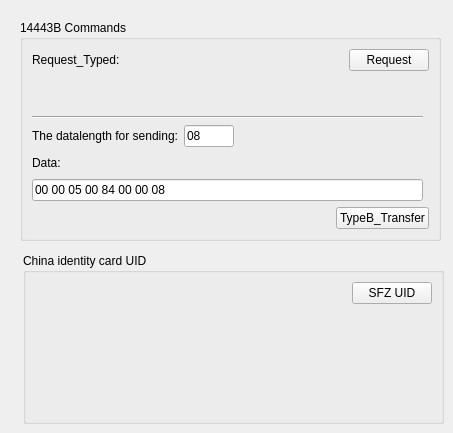
        <widget class="QWidget" name="tab_3">
         <attribute name="title">
          <string>14443 B</string>
         </attribute>
         <widget class="QGroupBox" name="groupBox_5">
          <property name="geometry">
           <rect>
            <x>20</x>
            <y>20</y>
            <width>421</width>
            <height>221</height>
           </rect>
          </property>
          <property name="title">
           <string>14443B Commands</string>
          </property>
          <layout class="QGridLayout" name="gridLayout_17">
           <item row="5" column="0">
            <layout class="QHBoxLayout" name="horizontalLayout_47">
             <item>
              <widget class="QLabel" name="label_40">
               <property name="text">
                <string>Data:</string>
               </property>
              </widget>
             </item>
             <item>
              <spacer name="horizontalSpacer_41">
               <property name="orientation">
                <enum>Qt::Horizontal</enum>
               </property>
               <property name="sizeHint" stdset="0">
                <size>
                 <width>40</width>
                 <height>20</height>
                </size>
               </property>
              </spacer>
             </item>
            </layout>
           </item>
           <item row="3" column="0" colspan="2">
            <layout class="QHBoxLayout" name="horizontalLayout_46">
             <item>
              <widget class="QLabel" name="label_39">
               <property name="text">
                <string>The datalength for sending:</string>
               </property>
              </widget>
             </item>
             <item>
              <widget class="QLineEdit" name="Blength">
               <property name="maximumSize">
                <size>
                 <width>50</width>
                 <height>16777215</height>
                </size>
               </property>
               <property name="text">
                <string>08</string>
               </property>
              </widget>
             </item>
             <item>
              <spacer name="horizontalSpacer_40">
               <property name="orientation">
                <enum>Qt::Horizontal</enum>
               </property>
               <property name="sizeHint" stdset="0">
                <size>
                 <width>38</width>
                 <height>20</height>
                </size>
               </property>
              </spacer>
             </item>
            </layout>
           </item>
           <item row="0" column="0" colspan="2">
            <layout class="QHBoxLayout" name="horizontalLayout_45">
             <item>
              <widget class="QLabel" name="label_38">
               <property name="text">
                <string>Request_Typed:</string>
               </property>
              </widget>
             </item>
             <item>
              <spacer name="horizontalSpacer_39">
               <property name="orientation">
                <enum>Qt::Horizontal</enum>
               </property>
               <property name="sizeHint" stdset="0">
                <size>
                 <width>40</width>
                 <height>20</height>
                </size>
               </property>
              </spacer>
             </item>
             <item>
              <widget class="QPushButton" name="BRequest">
               <property name="text">
                <string>Request</string>
               </property>
              </widget>
             </item>
            </layout>
           </item>
           <item row="2" column="0">
            <widget class="Line" name="line_6">
             <property name="orientation">
              <enum>Qt::Horizontal</enum>
             </property>
            </widget>
           </item>
           <item row="6" column="0">
            <widget class="QLineEdit" name="BData">
             <property name="text">
              <string>00 00 05 00 84 00 00 08</string>
             </property>
            </widget>
           </item>
           <item row="7" column="0" colspan="2">
            <layout class="QHBoxLayout" name="horizontalLayout_48">
             <item>
              <spacer name="horizontalSpacer_42">
               <property name="orientation">
                <enum>Qt::Horizontal</enum>
               </property>
               <property name="sizeHint" stdset="0">
                <size>
                 <width>40</width>
                 <height>20</height>
                </size>
               </property>
              </spacer>
             </item>
             <item>
              <widget class="QPushButton" name="BTransfer">
               <property name="text">
                <string>TypeB_Transfer</string>
               </property>
              </widget>
             </item>
            </layout>
           </item>
           <item row="1" column="0">
            <spacer name="verticalSpacer_6">
             <property name="orientation">
              <enum>Qt::Vertical</enum>
             </property>
             <property name="sizeHint" stdset="0">
              <size>
               <width>20</width>
               <height>40</height>
              </size>
             </property>
            </spacer>
           </item>
          </layout>
         </widget>
         <widget class="QGroupBox" name="groupBox_6">
          <property name="geometry">
           <rect>
            <x>23</x>
            <y>253</y>
            <width>421</width>
            <height>171</height>
           </rect>
          </property>
          <property name="title">
           <string>China identity card UID</string>
          </property>
          <layout class="QGridLayout" name="gridLayout_18">
           <item row="0" column="0">
            <spacer name="horizontalSpacer_43">
             <property name="orientation">
              <enum>Qt::Horizontal</enum>
             </property>
             <property name="sizeHint" stdset="0">
              <size>
               <width>317</width>
               <height>20</height>
              </size>
             </property>
            </spacer>
           </item>
           <item row="0" column="1">
            <widget class="QPushButton" name="BUid">
             <property name="text">
              <string>SFZ UID</string>
             </property>
            </widget>
           </item>
           <item row="1" column="1">
            <spacer name="verticalSpacer_5">
             <property name="orientation">
              <enum>Qt::Vertical</enum>
             </property>
             <property name="sizeHint" stdset="0">
              <size>
               <width>20</width>
               <height>107</height>
              </size>
             </property>
            </spacer>
           </item>
          </layout>
         </widget>
        </widget>
